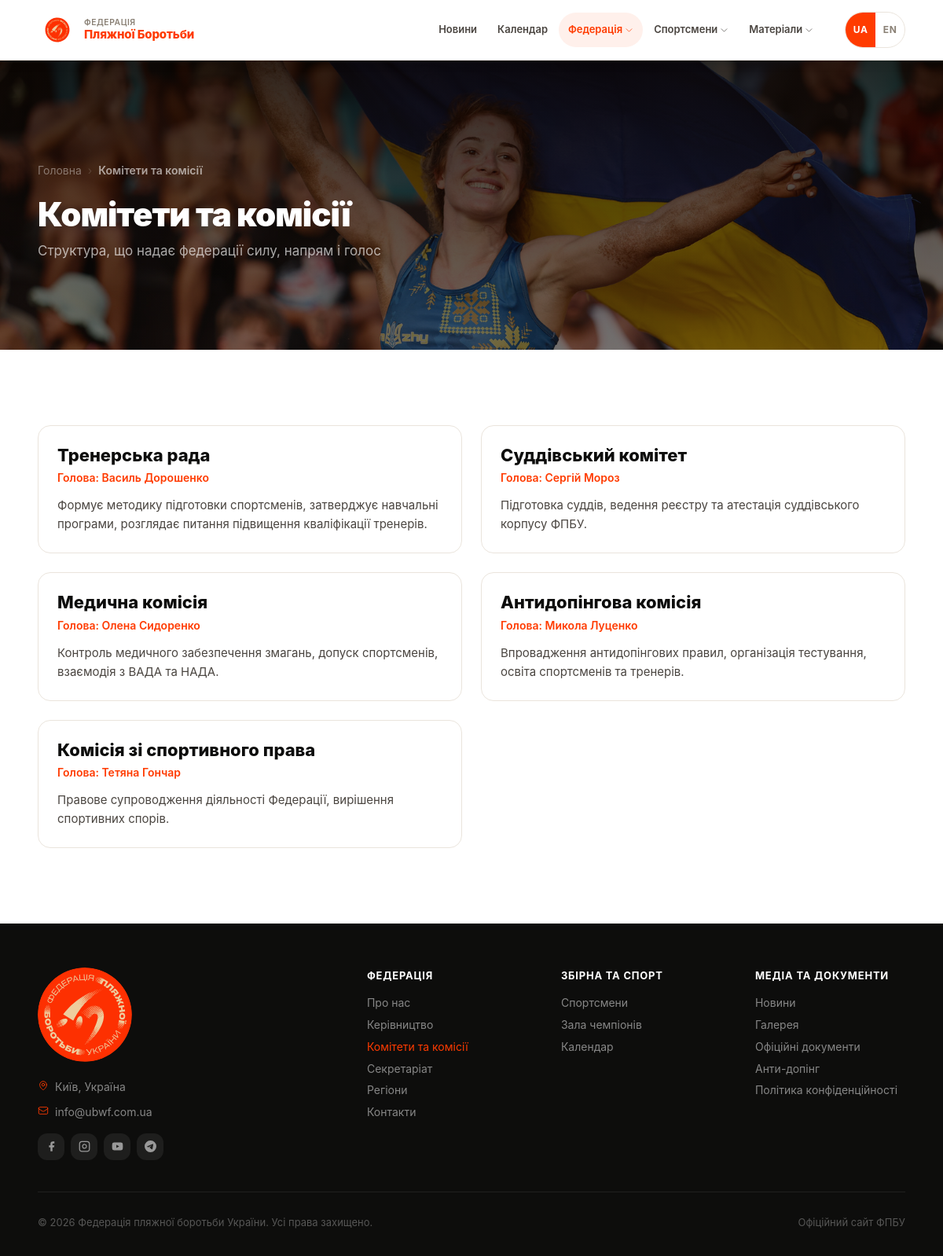
The app's page /committees with its own data.
### tables this page shows
CREATE TABLE committees (
        id INTEGER PRIMARY KEY AUTOINCREMENT,
        name TEXT NOT NULL,
        name_en TEXT,
        description TEXT,
        description_en TEXT,
        head_name TEXT,
        sort_order INTEGER DEFAULT 0
    , phone TEXT, email TEXT, head_name_en TEXT);

### app.py (the view)
@pub.route('/committees')
def fed_committees():
    committees = db.get_committees()
    return render_template('federation/committees.html', committees=committees)

### app.py (called while the page is built)
@pub.url_value_preprocessor
def _pull_lang(endpoint, values):
    lang = values.pop('lang', 'uk')
    if lang not in SUPPORTED_LANGS:
        abort(404)
    g.lang = lang
    g.t    = make_t(lang)

@app.before_request
def set_language():
    if request.path == '/' and request.cookies.get('lang') == 'en':
        return redirect('/en/', 302)
    if not getattr(g, 'lang', None):
        lang = request.cookies.get('lang', 'uk')
        g.lang = lang if lang in SUPPORTED_LANGS else 'uk'
        g.t    = make_t(g.lang)

@app.template_filter('lf')
def lang_field(row, field):
    if g.lang == 'en':
        try:
            v = row[field + '_en']
            if v: return v
        except (KeyError, IndexError, TypeError):
            pass
    try:
        return row[field]
    except (KeyError, IndexError, TypeError):
        return ''

@app.context_processor
def inject_globals():
    lang = getattr(g, 'lang', 'uk')
    path = request.path
    qs = ('?' + request.query_string.decode('utf-8', 'replace')) if request.query_string else ''
    suffix = path[3:] if path.startswith('/en') else path
    if not suffix:
        suffix = '/'
    lp = '/en' if lang == 'en' else ''
    return {
        'current_year': datetime.today().year,
        'lang': lang,
        't': getattr(g, 't', make_t('uk')),
        'icon': _icon,
        'lp': lp,
        'lp_uk': suffix + qs,
        'lp_en': '/en' + suffix + qs,
    }

def _fix_text_node(text):
    text = _PREP_RE.sub(lambda m: m.group(1) + ' ', text)
    text = _YEAR_RE.sub(r'\1 \2', text)
    return text

### db.py (called while the page is built)
def get_db():
    conn = sqlite3.connect(DB_PATH)
    conn.row_factory = sqlite3.Row
    conn.execute("PRAGMA journal_mode=WAL")
    return conn

def get_committees():
    conn = get_db()
    rows = conn.execute("SELECT * FROM committees ORDER BY sort_order").fetchall()
    conn.close()
    return rows

### icons.py (called while the page is built)
def icon(name, cls='', size=None):
    inner = _ICONS.get(name, '')
    if not inner:
        return Markup('')
    class_attr = f' class="{cls}"' if cls else ''
    size_attr = f' width="{size}" height="{size}"' if size else ''
    return Markup(
        f'<svg{class_attr}{size_attr} xmlns="http://www.w3.org/2000/svg" fill="none" '
        f'viewBox="0 0 24 24" stroke-width="1.5" stroke="currentColor" aria-hidden="true">'
        f'{inner}</svg>'
    )

### translations.py (called while the page is built)
def make_t(lang):
    d = TRANSLATIONS.get(lang, UK)
    def t(key):
        return d.get(key, UK.get(key, key))
    return t

### templates/federation/committees.html (shortened to what this page needs)
{% extends "base.html" %}
{% block content %}
<div class="page-hero page-hero--dark page-hero--committees">
    <div class="container">
        <nav class="breadcrumb">
            <a href="{{ lp }}/" class="nav-link">{{ t('nav.home') }}</a>
            <span class="sep">›</span>
            <span class="cur">{{ t('nav.fed.committees') }}</span>
        </nav>
        <h1 class="page-hero-title">{{ t('nav.fed.committees') }}</h1>
        <p class="page-hero-desc">{{ 'The structure that gives the federation strength, direction, and voice' if lang == 'en' else 'Структура, що надає федерації силу, напрям і голос' }}</p>
    </div>
</div>
<section class="section">
    <div class="container">
        {% if committees %}
        <div class="grid-2">
            {% for c in committees %}
            <div class="committee-card">
                <div class="committee-name">{{ c | lf('name') }}</div>
                {% if c.head_name %}<div class="committee-head">{{ 'Head: ' if lang == 'en' else 'Голова: ' }}{{ c | lf('head_name') }}</div>{% endif %}
                {% set desc = c | lf('description') %}{% if desc %}<div class="committee-desc">{{ desc }}</div>{% endif %}
            </div>
            {% endfor %}
        </div>
        {% else %}
        <div class="empty-state">
            <p>{{ 'Information coming soon.' if lang == 'en' else 'Інформація скоро буде додана.' }}</p>
        </div>
        {% endif %}
    </div>
</section>
{% endblock %}

### records on screen
committees: name "Тренерська рада", value "Голова:", head_name "Василь Дорошенко", description "Формує методику підготовки спортсменів, затверджує навчальні програми, розглядає питання підвищення кваліфікації тренерів."
committees: name "Суддівський комітет", value "Голова:", head_name "Сергій Мороз", description "Підготовка суддів, ведення реєстру та атестація суддівського корпусу ФПБУ."
committees: name "Медична комісія", value "Голова:", head_name "Олена Сидоренко", description "Контроль медичного забезпечення змагань, допуск спортсменів, взаємодія з ВАДА та НАДА."
committees: name "Антидопінгова комісія", value "Голова:", head_name "Микола Луценко", description "Впровадження антидопінгових правил, організація тестування, освіта спортсменів та тренерів."
committees: name "Комісія зі спортивного права", value "Голова:", head_name "Тетяна Гончар", description "Правове супроводження діяльності Федерації, вирішення спортивних спорів."

### other values on screen
{{ 'Federation' if lang == 'en' else 'Федерація' }} "ФЕДЕРАЦІЯ"
{{ 'Beach Wrestling' if lang == 'en' else 'Пляжної Боротьби' }} "Пляжної Боротьби"
{{ t('nav.news') }} "Новини"
{{ t('nav.calendar') }} "Календар"
{{ t('nav.federation') }} "Федерація"
{{ t('nav.athletes') }} "Спортсмени"
{{ 'Materials' if lang == 'en' else 'Матеріали' }} "Матеріали"
{{ t('nav.home') }} "Головна"
{{ t('nav.fed.committees') }} "Комітети та комісії"
{{ 'Kyiv, Ukraine' if lang == 'en' else 'Київ, Україна' }} "Київ, Україна"
{{ t('footer.federation') }} "ФЕДЕРАЦІЯ"
{{ t('nav.fed.about') }} "Про нас"
{{ t('nav.fed.leadership') }} "Керівництво"
{{ t('nav.fed.secretariat') }} "Секретаріат"
{{ t('nav.fed.regions') }} "Регіони"
